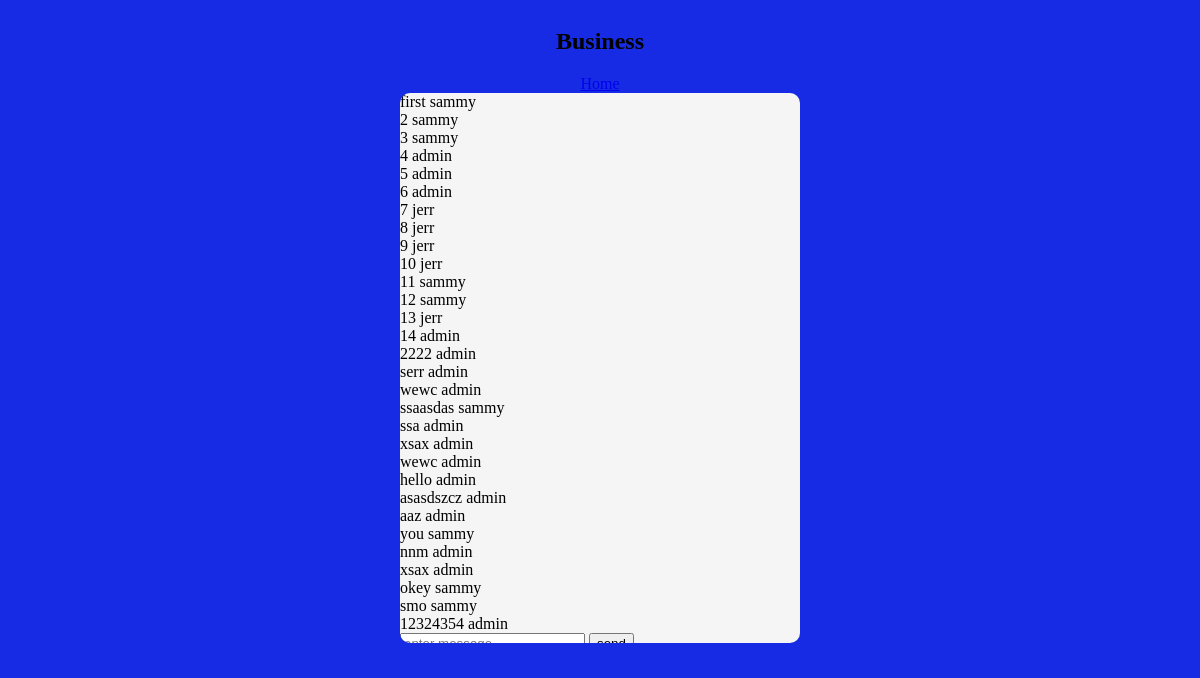
/Business/, run on the app's committed database.
### app/models.py (models this page shows, shortened)
class Rooms(models.Model):
    room_name=models.CharField(max_length=20)
    slug=models.SlugField(unique=True,null=True)

class Messages(models.Model):
    messages=models.TextField(max_length=20)
    room=models.ForeignKey(Rooms, on_delete=models.CASCADE)
    sender=models.ForeignKey(User, on_delete=models.CASCADE)
    date=models.DateTimeField(auto_now_add=True)

### app/views.py (the view)
# urls.py: path('<slug:slug>/', views.roomview,name= 'roomview'),
def roomview(request,slug):
    room=Rooms.objects.get(slug=slug)
    messages= Messages.objects.filter(room=room)
    return render(request,'app/roomview.html',{'room':room,'messages':messages})

### app/templates/app/roomview.html (shortened to what this page needs)
{% load static %}
<!DOCTYPE html>
<html lang="en">
<head>
</head>
<body>
    <h2>{{room.room_name}}</h2>
<a href="{% url 'home' %}">Home</a>
<div class="container" id='cont'>
    {% for message in messages %}
    {% if message.sender == request.user %}
        <div class="left">
            <div id="msg-body" class="">
                    {{message.messages}}
                    me
            </div>
        </div>
    {% else %}
        <div class="right">
            <div id="msg-body">
                    {{message.messages}}
                   {{message.sender}}
            </div>
        </div>
    {% endif %}
    {% endfor %}
    <form action="#" method="post" id="form">
        <input type="text" id="msg" placeholder="enter message">
        <button id="send-msg">send</button>
    </form>
</div>
</body>
</html>

### app/templates/app/roomview.html (style rules this page uses)
body { background: #172be4; display: flex; flex-direction: column; align-items: center; justify-content: center; }
.right { position: relative; }
.container { border-radius: 10px; width: 400px; height: 550px; background: whitesmoke; overflow-y: scroll; }

### data on the page
Rooms: room_name "Business"
Messages: messages "first", sender "sammy"
Messages: messages "2", sender "sammy"
Messages: messages "3", sender "sammy"
Messages: messages "4", sender "admin"
Messages: messages "5", sender "admin"
Messages: messages "6", sender "admin"
Messages: messages "7", sender "jerr"
Messages: messages "8", sender "jerr"
Messages: messages "9", sender "jerr"
Messages: messages "10", sender "jerr"
Messages: messages "11", sender "sammy"
Messages: messages "12", sender "sammy"
Messages: messages "13", sender "jerr"
Messages: messages "14", sender "admin"
Messages: messages "2222", sender "admin"
Messages: messages "serr", sender "admin"
Messages: messages "wewc", sender "admin"
Messages: messages "ssaasdas", sender "sammy"
Messages: messages "ssa", sender "admin"
Messages: messages "xsax", sender "admin"
Messages: messages "wewc", sender "admin"
Messages: messages "hello", sender "admin"
Messages: messages "asasdszcz", sender "admin"
Messages: messages "aaz", sender "admin"
Messages: messages "you", sender "sammy"
Messages: messages "nnm", sender "admin"
Messages: messages "xsax", sender "admin"
Messages: messages "okey", sender "sammy"
Messages: messages "smo", sender "sammy"
Messages: messages "12324354", sender "admin"
